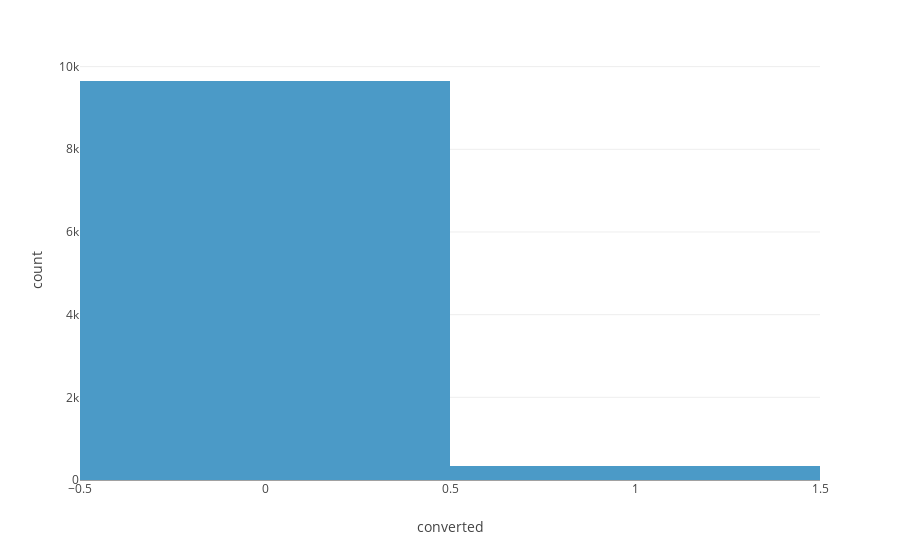

The notebook cell saved with this chart:
### Code cell
# Distribution of target
fig = px.histogram(data_sample, x = "converted")
fig.show()

### Figure 1 — Plotly figure (JSON) as saved in the notebook; plotly's stock layout.template omitted (floating-point values rounded to 4 significant figures; data arrays with more than 128 entries replaced by an {"elided": "..."} marker saying what was removed)
{"data": [{"alignmentgroup": "True", "bingroup": "x", "hovertemplate": "converted=%{x}<br>count=%{y}<extra></extra>", "legendgroup": "", "marker": {"color": "#4B9AC7", "pattern": {"shape": ""}}, "name": "", "offsetgroup": "", "orientation": "v", "showlegend": false, "type": "histogram", "x": {"elided": "10000 int values"}, "xaxis": "x", "yaxis": "y"}], "layout": {"barmode": "relative", "legend": {"tracegroupgap": 0}, "margin": {"t": 60}, "xaxis": {"anchor": "y", "domain": [0, 1], "title": {"text": "converted"}}, "yaxis": {"anchor": "x", "domain": [0, 1], "title": {"text": "count"}}}}
